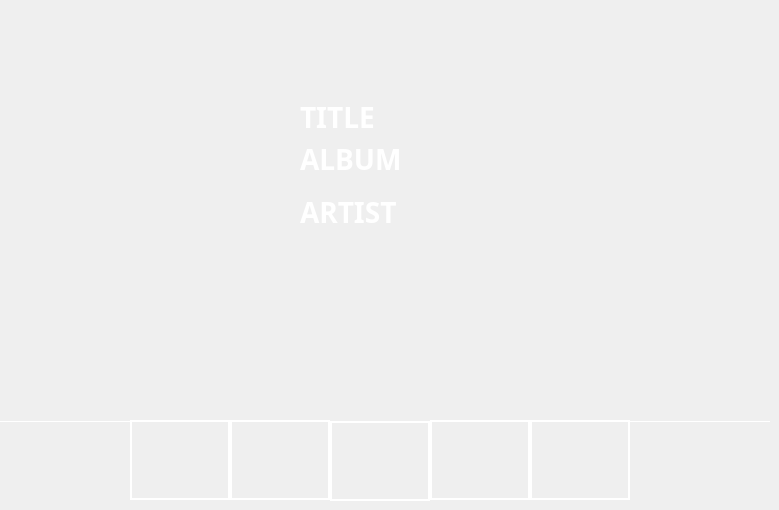
      <widget class="QWidget" name="BLETAB">
       <attribute name="icon">
        <iconset resource="source.qrc">
         <normaloff>:/newPrefix/logos/BLETABICON.png</normaloff>:/newPrefix/logos/BLETABICON.png</iconset>
       </attribute>
       <attribute name="title">
        <string/>
       </attribute>
       <widget class="QLabel" name="TrackIconBLE">
        <property name="geometry">
         <rect>
          <x>80</x>
          <y>70</y>
          <width>180</width>
          <height>180</height>
         </rect>
        </property>
        <property name="text">
         <string/>
        </property>
        <property name="pixmap">
         <pixmap resource="source.qrc">:/newPrefix/logos/TrackIConBLE.png</pixmap>
        </property>
       </widget>
       <widget class="QLabel" name="TitleLabelBLE">
        <property name="geometry">
         <rect>
          <x>300</x>
          <y>100</y>
          <width>300</width>
          <height>35</height>
         </rect>
        </property>
        <property name="styleSheet">
         <string notr="true">font-family: Plus Jakarta Sans;
font-style: normal;
font-weight: 500;
font-size: 28px;
line-height: 35px;

color: #FFFFFF;</string>
        </property>
        <property name="text">
         <string>TITLE</string>
        </property>
       </widget>
       <widget class="QLabel" name="AlbumLabelBLE">
        <property name="geometry">
         <rect>
          <x>300</x>
          <y>142</y>
          <width>300</width>
          <height>35</height>
         </rect>
        </property>
        <property name="styleSheet">
         <string notr="true">font-family: Plus Jakarta Sans;
font-style: normal;
font-weight: 500;
font-size: 28px;
line-height: 35px;

color: #FFFFFF;</string>
        </property>
        <property name="text">
         <string>ALBUM</string>
        </property>
       </widget>
       <widget class="QLabel" name="ArtistLabelBLE">
        <property name="geometry">
         <rect>
          <x>300</x>
          <y>195</y>
          <width>300</width>
          <height>35</height>
         </rect>
        </property>
        <property name="styleSheet">
         <string notr="true">font-family: Plus Jakarta Sans;
font-style: normal;
font-weight: 500;
font-size: 28px;
line-height: 35px;

color: #FFFFFF;</string>
        </property>
        <property name="text">
         <string>ARTIST</string>
        </property>
       </widget>
       <widget class="Line" name="BLELine">
        <property name="geometry">
         <rect>
          <x>0</x>
          <y>420</y>
          <width>770</width>
          <height>3</height>
         </rect>
        </property>
        <property name="styleSheet">
         <string notr="true">color:white;</string>
        </property>
        <property name="frameShadow">
         <enum>QFrame::Plain</enum>
        </property>
        <property name="lineWidth">
         <number>0</number>
        </property>
        <property name="orientation">
         <enum>Qt::Horizontal</enum>
        </property>
       </widget>
       <widget class="QPushButton" name="BLEButtonBLE">
        <property name="geometry">
         <rect>
          <x>130</x>
          <y>420</y>
          <width>100</width>
          <height>80</height>
         </rect>
        </property>
        <property name="styleSheet">
         <string notr="true">border:2px solid  white;</string>
        </property>
        <property name="text">
         <string/>
        </property>
        <property name="icon">
         <iconset resource="source.qrc">
          <normaloff>:/newPrefix/logos/BLeSourceBtn.png</normaloff>:/newPrefix/logos/BLeSourceBtn.png</iconset>
        </property>
        <property name="iconSize">
         <size>
          <width>47</width>
          <height>38</height>
         </size>
        </property>
       </widget>
       <widget class="QPushButton" name="PauseBtnBLE">
        <property name="geometry">
         <rect>
          <x>330</x>
          <y>421</y>
          <width>100</width>
          <height>80</height>
         </rect>
        </property>
        <property name="styleSheet">
         <string notr="true">border:2px solid white;</string>
        </property>
        <property name="text">
         <string/>
        </property>
        <property name="icon">
         <iconset resource="source.qrc">
          <normaloff>:/newPrefix/logos/PauseBtnIcon.png</normaloff>:/newPrefix/logos/PauseBtnIcon.png</iconset>
        </property>
        <property name="iconSize">
         <size>
          <width>40</width>
          <height>40</height>
         </size>
        </property>
       </widget>
       <widget class="QPushButton" name="PreviousBtnBLE">
        <property name="geometry">
         <rect>
          <x>230</x>
          <y>420</y>
          <width>100</width>
          <height>80</height>
         </rect>
        </property>
        <property name="styleSheet">
         <string notr="true">border:2px solid white;</string>
        </property>
        <property name="text">
         <string/>
        </property>
        <property name="icon">
         <iconset resource="source.qrc">
          <normaloff>:/newPrefix/logos/PreviousBtnIcon.png</normaloff>:/newPrefix/logos/PreviousBtnIcon.png</iconset>
        </property>
        <property name="iconSize">
         <size>
          <width>40</width>
          <height>40</height>
         </size>
        </property>
       </widget>
       <widget class="QPushButton" name="NextBtnBLE">
        <property name="geometry">
         <rect>
          <x>430</x>
          <y>420</y>
          <width>100</width>
          <height>80</height>
         </rect>
        </property>
        <property name="styleSheet">
         <string notr="true">border:2px solid  white;</string>
        </property>
        <property name="text">
         <string/>
        </property>
        <property name="icon">
         <iconset resource="source.qrc">
          <normaloff>:/newPrefix/logos/NextBtnBLE.png</normaloff>:/newPrefix/logos/NextBtnBLE.png</iconset>
        </property>
        <property name="iconSize">
         <size>
          <width>40</width>
          <height>40</height>
         </size>
        </property>
       </widget>
       <widget class="QPushButton" name="SelectBtnBLE">
        <property name="geometry">
         <rect>
          <x>530</x>
          <y>420</y>
          <width>100</width>
          <height>80</height>
         </rect>
        </property>
        <property name="styleSheet">
         <string notr="true">border:2px solid white;</string>
        </property>
        <property name="text">
         <string/>
        </property>
        <property name="icon">
         <iconset resource="source.qrc">
          <normaloff>:/newPrefix/logos/SelectBtnBLE.png</normaloff>:/newPrefix/logos/SelectBtnBLE.png</iconset>
        </property>
        <property name="iconSize">
         <size>
          <width>40</width>
          <height>40</height>
         </size>
        </property>
       </widget>
      </widget>
